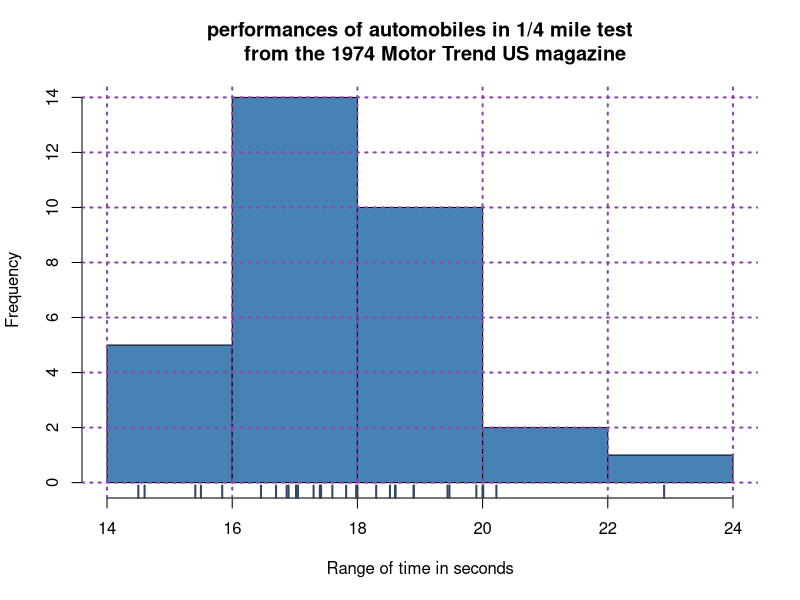

Source code (R): (Note: this script raises an error after producing the figure.)
#Here we will compare speed stats
#Histogram to show the performances of cars in 1/4 mile test in range of seconds 
hist(mtcars$qsec,
     breaks = 5,
     main = "performances of automobiles in 1/4 mile test
     from the 1974 Motor Trend US magazine",
     xlab = "Range of time in seconds",
     col = "steelblue",
     pch = 19,
     cex = 1.5)
grid(nx = NULL, ny = NULL, col = "#8e44ad", lty = "dotted", lwd = 2)
rug(mtcars$qsec, lwd = 2, col = "#34495e")

#Comparing the results based on Horsepower
HP_QSEC <- ggplot(mtcars, aes(x = hp, y = qsec)) + 
  geom_point(color = "steelblue", lwd = 3) +
  geom_smooth(method = "lm", col = "red") + 
  labs(title = "performances of automobiles in 1/4 mile test
     against their horsepower
     from the 1974 Motor Trend US magazine",
       x = "Horsepower",
       y = "Result of 1/4 mile test (in seconds)",
       ) + theme_minimal(base_size = 14)

print(HP_QSEC)

#Comparing the results based on Weight
WT_QSEC <- ggplot(mtcars, aes(x = wt, y = qsec)) + 
  geom_point(color = "steelblue", lwd = 3) +
  geom_smooth(method = "lm", col = "red") + 
  labs(title = "performances of automobiles in 1/4 mile test
     against their weight
     from the 1974 Motor Trend US magazine",
       x = "WEIGHT IN TONS",
       y = "Result of 1/4 mile test (in seconds)",
  ) + theme_minimal(base_size = 14)

print(WT_QSEC)


#Comparing The results based on Cylinders
plot(mtcars$cyl,mtcars$qsec,
     main = "performances of automobiles in 1/4 mile test
     against their horsepower
     from the 1974 Motor Trend US magazine",,
     xlab = "Number of Cylinders",
     ylab = "Result of 1/4 mile test (in seconds)",
     col = "steelblue",
     pch = 19,
     cex = 1.5)

#Comparing the results against gear style
boxplot(mtcars$qsec ~ mtcars$am,
        main = "Performances of Automobiles in 1/4 Mile Test
        Against Their Transmission Type",
        pch = 19,
        col = c("#2980b9", "#e74c3c"), 
        ylab = "Result of 1/4 Mile Test (in seconds)",
        xlab = "Transmission (0 = Automatic, 1 = Manual)",
        border = "#1abc9c", 
        horizontal = FALSE,)

#Comparing against Engine Type
boxplot(mtcars$qsec ~ mtcars$vs,
        main = "Performances of Automobiles in 1/4 Mile Test
        Against Their Engine Type",
        pch = 19,
        col = c("#2980b9", "#e74c3c"), 
        ylab = "Result of 1/4 Mile Test (in seconds)",
        xlab = "Engine (0 = V-shaped, 1 = Straight)",
        border = "#1abc9c", 
        horizontal = FALSE)

#Making Graphs to describe the 1/4 mile performance based on specs for the cars included in the magazine
print(table)

fastestCars <- mtcars[mtcars$qsec <= 17.85, ]
SlowerCars <- mtcars[mtcars$qsec > 17.85, ]

hist(fastestCars$qsec,
     main = "Best results of the 1/4 mile test (below average), for 32 automobiles (1973–74 models)
     included int the 1974 Motor Trend US magazine.",
     xlab = "BEST TIME (range in seconds)",
     ylab = "Count of Automobiles",
     col = "steelblue",
     pch = 19,
     cex = 1.5)
grid(nx = NULL, ny = NULL, col = "#8e44ad", lty = "dotted", lwd = 2)
rug(QuarterMile, lwd = 2, col = "#2c3e50")

plot(Engine[mtcars$qsec <= 17.85], fastestCars$qsec, xaxt = "n",
     main = "Engine type of the best performing automobiles
     included in the 1974 Motor Trend US magazine",
     xlab = "Engine Type",
     ylab = "1/4 Mile time in seconds",
     col = "steelblue",
     pch = 19,
     cex = 1.5)
axis(side = 1, at = c(0, 1), labels = c("V-shaped", "Straight"))

plot(Transmission[mtcars$qsec <= 17.85], fastestCars$qsec, xaxt = "n",
     main = "Engine type of the best performing automobiles
     included in the 1974 Motor Trend US magazine",
     xlab = "Transmission Type",
     ylab = "1/4 Mile time in seconds",
     col = "steelblue",
     pch = 19,
     cex = 1.5)
axis(side = 1, at = c(0, 1), labels = c("Automatic", "Manual"))

FC_QSEC <- ggplot(fastestCars, aes(y = qsec, x = HorsePower[mtcars$qsec <= 17.85])) + 
  geom_point(color = "steelblue", lwd = 3) +
  geom_smooth(method = "lm", col = "red") + 
  labs(title = "GROSS Horsepower of the best performing automobiles
     included in the 1974 Motor Trend US magazine",
       x = "Gross Horsepower",
       y = "Result of 1/4 mile test (in seconds)",
  ) + theme_minimal(base_size = 14)

print(FC_QSEC)


plot(fastestCars$qsec, CarWeight[mtcars$qsec <= 17.85],
     main = "Weight in TONS of the best performing automobiles
     included in the 1974 Motor Trend US magazine",
     ylab = "Weight in TONS",
     xlab = "1/4 Mile time in seconds",
     col = "steelblue",
     pch = 19,
     cex = 1.5)

FC_QSEC_WT <- ggplot(fastestCars, aes(y = qsec, x = CarWeight[mtcars$qsec <= 17.85])) + 
  geom_point(color = "steelblue", lwd = 3) +
  geom_smooth(method = "lm", col = "red") + 
  labs(title = "Weight in TONS of the best performing automobiles
     included in the 1974 Motor Trend US magazine",
       x = "WEIGHT IN TONS",
       y = "Result of 1/4 mile test (in seconds)",
  ) + theme_minimal(base_size = 14)

print(FC_QSEC_WT)


hist(SlowerCars$qsec,
     main = "Above average results of the 1/4 mile test, for 32 automobiles (1973–74 models)
     included int the 1974 Motor Trend US magazine.",
     xlab = "TIME (range in seconds)",
     ylab = "Count of Automobiles",
     col = "steelblue",
     pch = 19,
     cex = 1.5)
grid(nx = NULL, ny = NULL, col = "#8e44ad", lty = "dotted", lwd = 2)
rug(QuarterMile, lwd = 2, col = "#2c3e50")

plot(Engine[mtcars$qsec > 17.85], SlowerCars$qsec, xaxt = "n",
     main = "Engine type of the comparable slower performing automobiles
     included in the 1974 Motor Trend US magazine",
     xlab = "Engine Type",
     ylab = "1/4 Mile time in seconds")
axis(side = 1, at = c(0, 1), labels = c("V-shaped", "Straight"))

plot(Transmission[mtcars$qsec > 17.85], SlowerCars$qsec, xaxt = "n",
     main = "Engine type of the comparable slower performing automobiles
     included in the 1974 Motor Trend US magazine",
     xlab = "Transmission Type",
     ylab = "1/4 Mile time in seconds")
axis(side = 1, at = c(0, 1), labels = c("Automatic", "Manual"))

SC_QSEC <- ggplot(SlowerCars, aes(y = qsec, x = HorsePower[mtcars$qsec > 17.85])) + 
  geom_point(color = "steelblue", lwd = 3) +
  geom_smooth(method = "lm", col = "red") + 
  labs(title = "GROSS Horsepower of the comparable slower performing automobiles
     included in the 1974 Motor Trend US magazine",
       x = "Gross Horsepower",
       y = "Result of 1/4 mile test (in seconds)",
  ) + theme_minimal(base_size = 14)

print(SC_QSEC)

plot(SlowerCars$qsec, CarWeight[mtcars$qsec > 17.85],
     main = "Weight in TONS of the comparable slower performing automobiles
     included in the 1974 Motor Trend US magazine",
     ylab = "Weight in TONS",
     xlab = "1/4 Mile time in seconds",
     col = "steelblue",
     pch = 19,
     cex = 1.5)
        
SC_QSEC_WT <- ggplot(SlowerCars, aes(y = qsec, x = CarWeight[mtcars$qsec > 17.85])) + 
  geom_point(color = "steelblue", lwd = 3) +
  geom_smooth(method = "lm", col = "red") + 
  labs(title = "Weight in TONS of the comparable slower performing automobiles
     included in the 1974 Motor Trend US magazine",
       x = "WEIGHT IN TONS",
       y = "Result of 1/4 mile test (in seconds)",
  ) + theme_minimal(base_size = 14)

print(SC_QSEC_WT)
